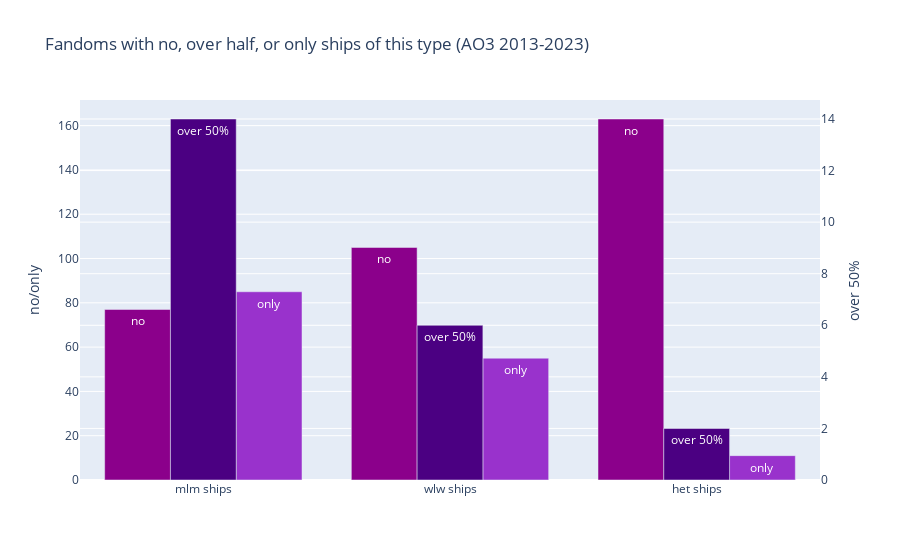

Notebook code cell kept with this figure:
### Code cell
# no, over half and only this type (refactored)

no_half_only_labels = ["mlm ships", "wlw ships", "het ships"]
no_ships_values = total_gender_combos_series.get([
    "no_mlm_ship_fandoms", 
    "no_wlw_ship_fandoms", 
    "no_het_ship_fandoms"
])
over_half_values = total_gender_combos_series.get([
    "more_than_50%_mlm", 
    "more_than_50%_wlw", 
    "more_than_50%_het"
])
only_ships_values = total_gender_combos_series.get([
    "only_mlm_ship_fandoms", 
    "only_wlw_ship_fandoms", 
    "only_het_ship_fandoms"
])

no_half_only_fig = go.Figure(
    data=[
        go.Bar( #no
            x=no_half_only_labels,
            y=no_ships_values,
            text="no",
            marker_color='darkmagenta',
            yaxis='y', 
            offsetgroup=1,
        ),
        go.Bar( #over half
            x=no_half_only_labels,
            y=over_half_values,
            text="over 50%",
            marker_color='indigo',
            yaxis='y2', 
            offsetgroup=2,
        ),
        go.Bar( #only
            x=no_half_only_labels,
            y=only_ships_values,
            text="only",
            marker_color='darkorchid',
            yaxis='y', 
            offsetgroup=3,
        )
    ],
    layout={
        'yaxis': {'title': 'no/only'},
        'yaxis2': {'title': 'over 50%', 'overlaying': 'y', 'side': 'right'}
    }
)

no_half_only_fig.update_layout(
    barmode='group', 
    showlegend=False, 
    title="Fandoms with no, over half, or only ships of this type (AO3 2013-2023)")
no_half_only_fig.show()

### Figure 1 — Plotly figure (JSON) as saved in the notebook; plotly's stock layout.template omitted (floating-point values rounded to 4 significant figures)
{"data": [{"marker": {"color": "darkmagenta"}, "offsetgroup": "1", "text": "no", "type": "bar", "x": ["mlm ships", "wlw ships", "het ships"], "y": [77, 105, 163], "yaxis": "y"}, {"marker": {"color": "indigo"}, "offsetgroup": "2", "text": "over 50%", "type": "bar", "x": ["mlm ships", "wlw ships", "het ships"], "y": [14, 6, 2], "yaxis": "y2"}, {"marker": {"color": "darkorchid"}, "offsetgroup": "3", "text": "only", "type": "bar", "x": ["mlm ships", "wlw ships", "het ships"], "y": [85, 55, 11], "yaxis": "y"}], "layout": {"barmode": "group", "showlegend": false, "title": {"text": "Fandoms with no, over half, or only ships of this type (AO3 2013-2023)"}, "yaxis": {"title": {"text": "no/only"}}, "yaxis2": {"overlaying": "y", "side": "right", "title": {"text": "over 50%"}}}}
